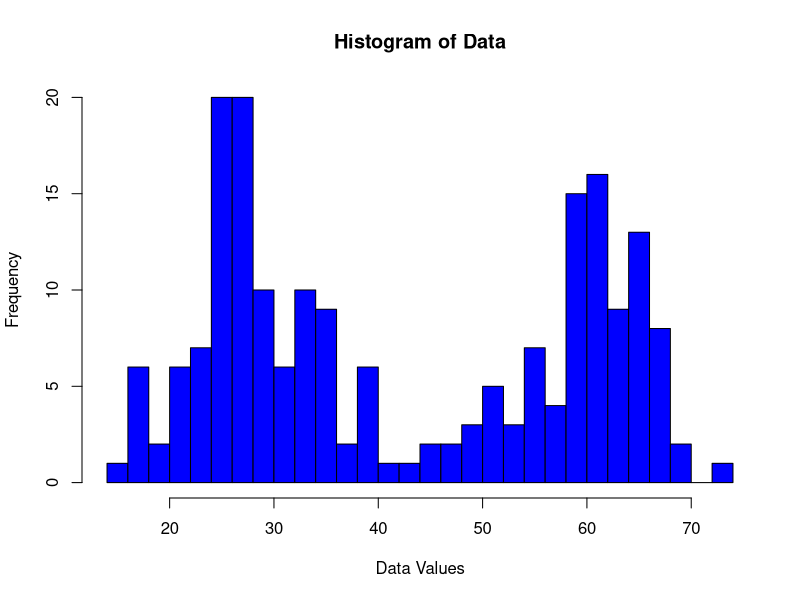
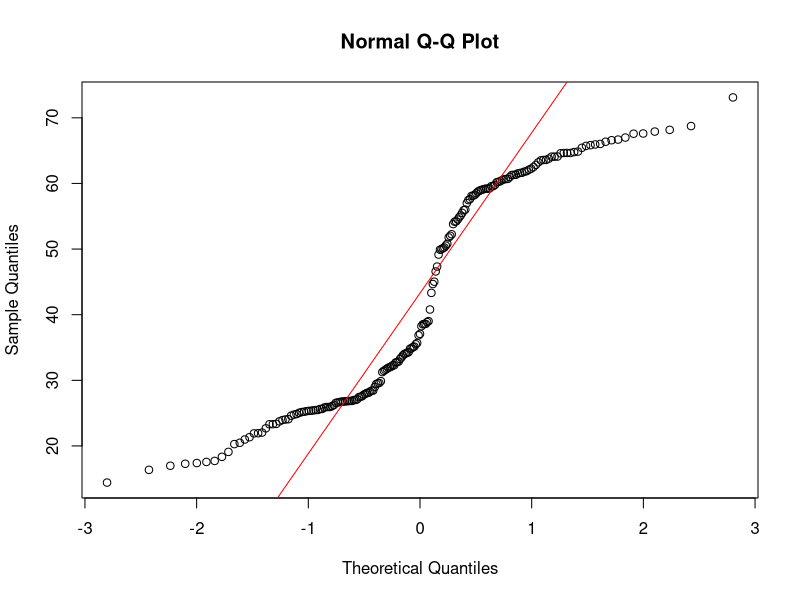
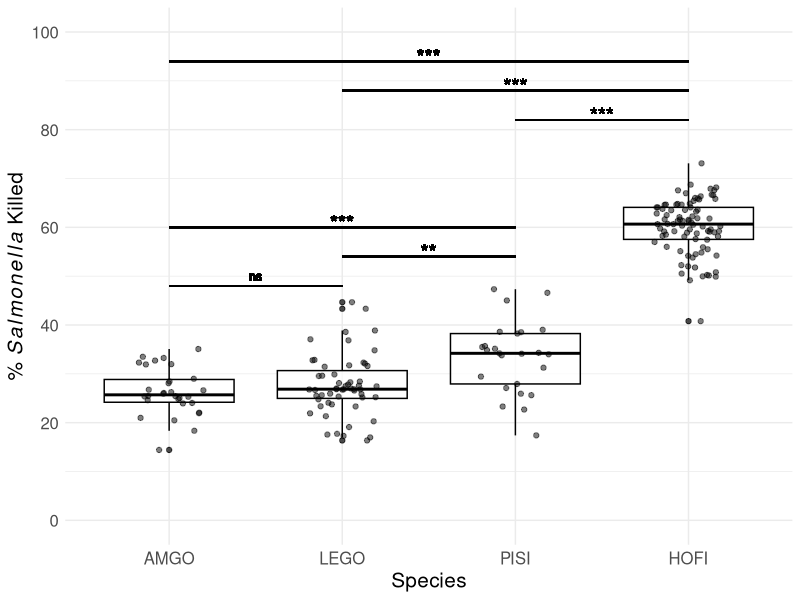
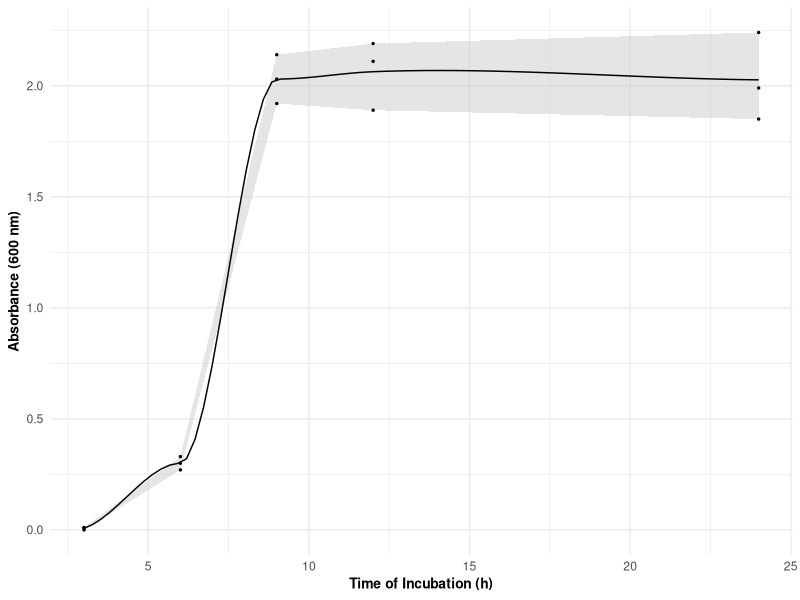
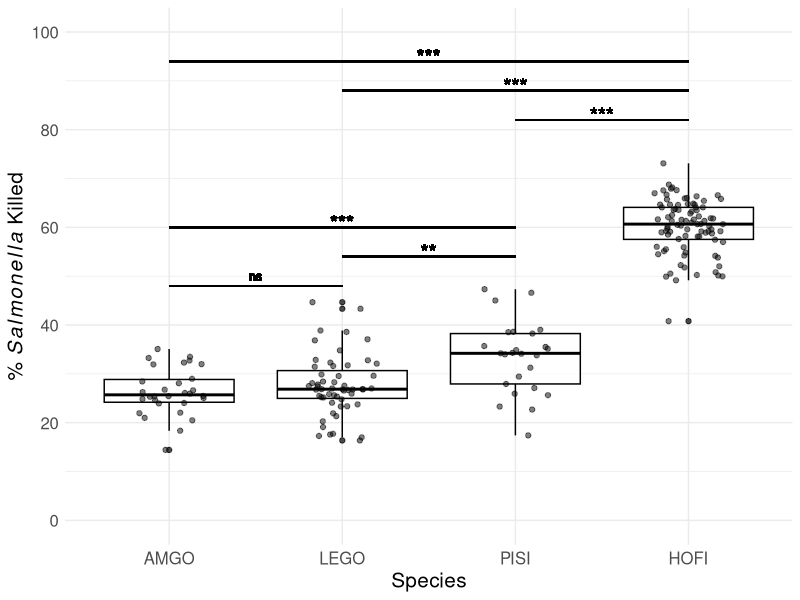
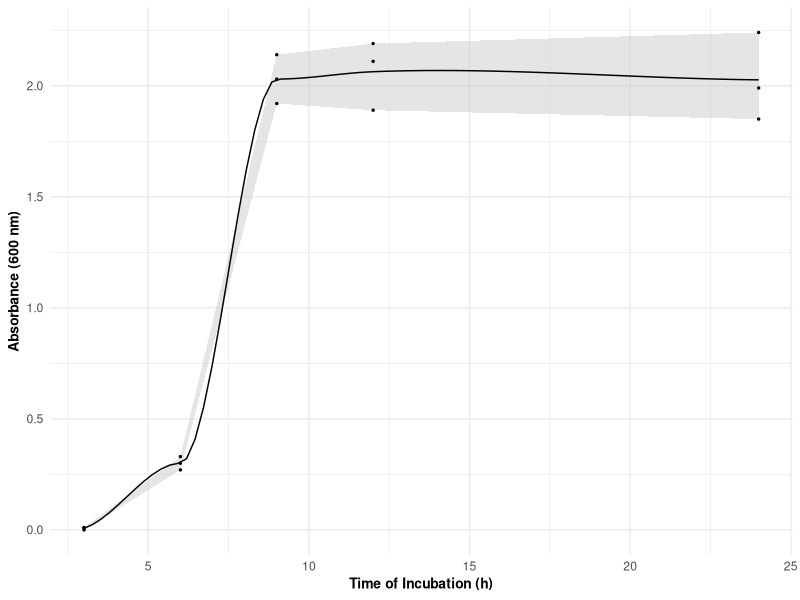

Recreate these plots in R, in order.
## ---- chunk 1
library(ggplot2)
library(dplyr)
## ---- chunk 2
data <- read.csv("../datafiles/BiehlerDataBKA.csv", header = TRUE, sep = ",")

# Convert 'Sex' and 'Species' to factors
data$Sex <- factor(data$Sex)
data$Species <- factor(data$Species)
## ---- chunk 3
# Calculate mean and SD for each species
summary_stats <- data %>%
  group_by(Species) %>%
  summarise(
    Mean = mean(Bacterial_Killing_Percentage, na.rm = TRUE),
    SD = sd(Bacterial_Killing_Percentage, na.rm = TRUE)     
  )

# Print the summary statistics
print(summary_stats)
## ---- chunk 4
# histogram
hist(data$Bacterial_Killing_Percentage, main="Histogram of Data", xlab="Data Values", 
     breaks=30, col="blue")

# qqplot
qqnorm(data$Bacterial_Killing_Percentage)
qqline(data$Bacterial_Killing_Percentage, col = "red")

# shapiro-wilk
shapiro.test(data$Bacterial_Killing_Percentage)
## ---- chunk 5
kruskal.test(data$Bacterial_Killing_Percentage, data$Species)
## ---- chunk 6
bka_pairwise_results <- pairwise.wilcox.test(data$Bacterial_Killing_Percentage,
          data$Species, p.adjust.method = "bonferroni")
print(bka_pairwise_results)
## ---- chunk 7
# Reorder the species factor levels
data$Species <- factor(data$Species, levels = c("AMGO", "LEGO", "PISI", "HOFI"))

# Create box plot with individual points
BKAAssay <- ggplot(data, aes(x=Species, y=Bacterial_Killing_Percentage)) +
  geom_boxplot(color="black", alpha=0.7) +  # Box plot
  geom_jitter(width=0.2, size=1.5, alpha=0.5) +  # Jittered points
  labs(x="Species",
        y=expression("% " * italic(Salmonella) * " Killed")) +
  scale_y_continuous(limits = c(0, 100), breaks = seq(0, 100, by = 20))  +
  theme_minimal() +
  theme(plot.title = element_text(hjust = 0.5, face = "bold", size = 15),
    axis.title.x = element_text(size = 15),
    axis.title.y = element_text(size = 15),
    axis.text.x = element_text(size = 12),  # Bold x-axis labels
    axis.text.y = element_text(size = 12)  # Bold y-axis numbers
  )  +
  # Add line for significance between AMGO and HOFI
  geom_segment(aes(x=1, xend=4, y=94, yend=94), color="black", linewidth=.5) +
  # Add text for significance label "***"
  geom_text(aes(x=2.5, y=95, label="***"), color="black", size=5, fontface="bold") +
  # Add line for significance between LEGO and HOFI
  geom_segment(aes(x=2, xend=4, y=88, yend=88), color="black", linewidth=.5) +
  # Add text for significance label "***"
  geom_text(aes(x=3, y=89, label="***"), color="black", size=5, fontface="bold") +
  # Add line for significance between PISI and HOFI
  geom_segment(aes(x=3, xend=4, y=82, yend=82), color="black", linewidth=.5) +
  # Add text for significance label "***"
  geom_text(aes(x=3.5, y=83, label="***"), color="black", size=5, fontface="bold") +
  # Add line for significance between PISI and AMGO
  geom_segment(aes(x=1, xend=3, y=60, yend=60), color="black", linewidth=.5) +
  # Add text for significance label "***"
  geom_text(aes(x=2, y=61, label="***"), color="black", size=5, fontface="bold") +
  # Add line for significance between PISI and LEGO
  geom_segment(aes(x=2, xend=3, y=54, yend=54), color="black", linewidth=.5) +
  # Add text for significance label "***"
  geom_text(aes(x=2.5, y=55, label="**"), color="black", size=5, fontface="bold") +
  # Add line for significance between AMGO and LEGO
  geom_segment(aes(x=1, xend=2, y=48, yend=48), color="black", linewidth=.5) +
  # Add text for significance label "***"
  geom_text(aes(x=1.5, y=50, label="ns"), color="black", size=3, fontface="bold")

print(BKAAssay)
## ---- chunk 8
ggsave(
filename="../figures/BKAAssay.tiff",
plot = BKAAssay,
width = 200,
height = 200,
units = c("mm"),
dpi = 300,
bg = "white"
)
## ---- chunk 9
clean_data <- data[!is.na(data$Species) & !is.na(data$Sex), ]
wilcox.test(data$Bacterial_Killing_Percentage ~ data$Sex)
## ---- chunk 10
kw_test <- kruskal.test(Bacterial_Killing_Percentage ~ interaction(Species, Sex), data = data)
print(kw_test)
## ---- chunk 11
pairwise_results <- pairwise.wilcox.test(data$Bacterial_Killing_Percentage,
                interaction(data$Species, data$Sex),
                p.adjust.method = "bonferroni")
  print(pairwise_results)
## ---- chunk 12
# Load necessary library
library(dplyr)

# Define the pairwise combinations of Species
pairs <- combn(levels(data$Species), 2, simplify = FALSE)

# Initialize lists to store results
test_stats <- list()
p_values <- list()

# Loop through each pair and perform the Wilcoxon rank-sum test
for (pair in pairs) {
  species1 <- pair[1]
  species2 <- pair[2]
  subset_data <- data %>% filter(Species %in% c(species1, species2))
  
  test_result <- wilcox.test(Bacterial_Killing_Percentage ~ Species, data = subset_data)
  
  test_stats[[paste(species1, species2, sep = " vs ")]] <- test_result$statistic
  p_values[[paste(species1, species2, sep = " vs ")]] <- test_result$p.value
}

# Convert lists to data frames
test_stats_df <- as.data.frame(do.call(rbind, test_stats), stringsAsFactors = FALSE)
p_values_df <- as.data.frame(do.call(rbind, p_values), stringsAsFactors = FALSE)

# Apply Bonferroni correction
adjusted_p_values <- p.adjust(unlist(p_values_df), method = "bonferroni")

# Combine results into a single data frame
results_df <- data.frame(
  Comparison = rownames(test_stats_df),
  Test_Statistic = unlist(test_stats_df),
  P_Value = unlist(p_values_df),
  Adjusted_P_Value = adjusted_p_values
)

# Print the results
print(results_df)
## ---- chunk 13
growthcurvedata <- read.csv("../datafiles/GrowthCurve.csv", header = TRUE, sep = ",")
## ---- chunk 14
# Calculate mean absorbance for each time point
average_data <- growthcurvedata %>%
  group_by(Time.h.) %>%
  summarise(
    Mean = mean(A600),
    SD = sd(A600),
    Min = min(A600),
    Max = max(A600)
  )

# Plot with smoothed line and shaded area representing the standard deviation
growthcurve <- ggplot() +
  geom_ribbon(data = average_data, aes(x = Time.h., y = Mean, ymin = Min, ymax = Max), 
              fill = "grey80", alpha = 0.5) +
  geom_smooth(data = average_data, aes(x = Time.h., y = Mean), method = "loess", 
              formula = y ~ x, color = "black", se = FALSE, 
              size = 0.5) +
  geom_point(data = growthcurvedata, aes(x = Time.h., y = A600), color = "black", size = 0.5) + 
  labs(x = "Time of Incubation (h)", 
       y = "Absorbance (600 nm)") +
  theme_minimal() +
  theme(
    plot.title = element_text(hjust = 0.5, face = "bold", size = 10),
    axis.title.x = element_text(face = "bold", size = 10),
    axis.title.y = element_text(face = "bold", size = 10)
  )

print(growthcurve)
## ---- chunk 15
ggsave(
filename="../figures/growthcurve.tiff",
plot = growthcurve,
width = 200,
height = 100,
units = c("mm"),
dpi = 300,
bg = "white"
)
